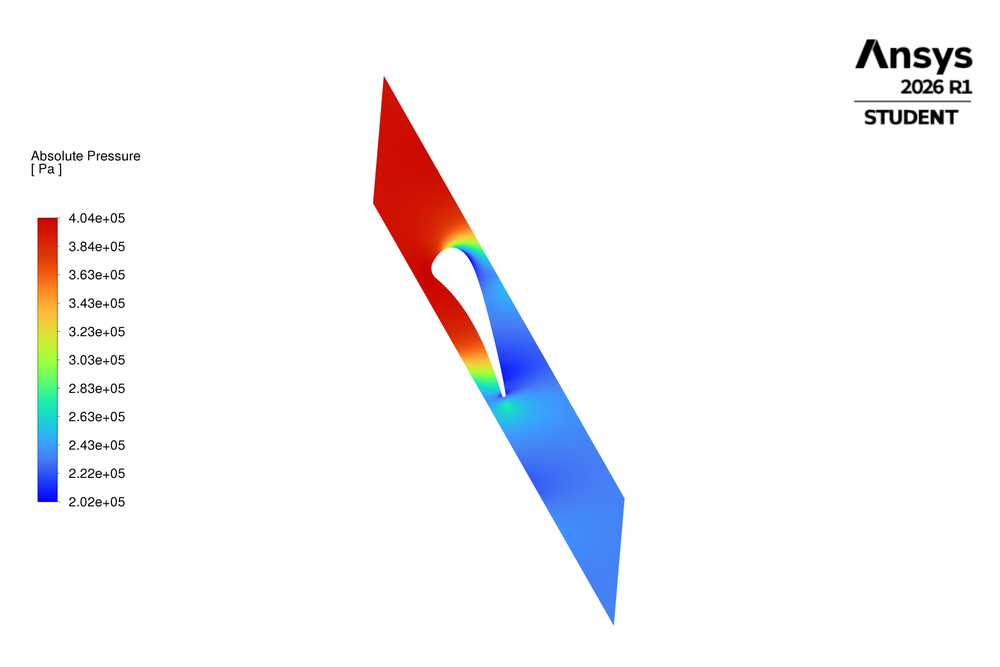
#> input picture data/fluent_exports/figure_sources/run145_sst_absolute_pressure_contour_fluent_raw.png, 1000 x 667 px, shrunk from 2048 x 1365 before the run
$ python crop_flow_field_figures.py
#> lines starting #> are read from the running program, lines starting #| are printed output that depends on the picture
#> in render_flow, image is the input picture: shape (667, 1000, 4) float32; mean R, G, B, A 0.963, 0.958, 0.968, 1
"""Create compact presentation figures from direct Fluent contour exports."""
from pathlib import Path

import matplotlib.image as mpimg
import matplotlib.pyplot as plt

ROOT = Path(__file__).resolve().parents[2]
SOURCE_DIR = ROOT / "data/fluent_exports/figure_sources"
FLOW_OUTPUT_DIR = ROOT / "results/figures/flow_fields"
SOLID_OUTPUT_DIR = ROOT / "results/figures/solid_temperature"

FLOW_CASES = {
    "absolute_pressure": (
        SOURCE_DIR / "run145_sst_absolute_pressure_contour_fluent_raw.png",
        FLOW_OUTPUT_DIR / "run145_sst_absolute_pressure_contour.png",
    ),
    "mach": (
        SOURCE_DIR / "run145_sst_mach_contour_fluent_raw.png",
        FLOW_OUTPUT_DIR / "run145_sst_mach_contour.png",
    ),
}
SOLID_SOURCE = SOURCE_DIR / "run145_sst_solid_temperature_contour_fluent_raw.png"
SOLID_OUTPUT = SOLID_OUTPUT_DIR / "run145_sst_solid_temperature_contour_fluent.png"


def crop_fraction(image, left: float, top: float, right: float, bottom: float):
#> called with left = 0.015, top = 0.16, right = 0.19, bottom = 0.82
    height, width = image.shape[:2]
#> height = 667; width = 1000
    return image[
        int(top * height) : int(bottom * height),
        int(left * width) : int(right * width),
    ]
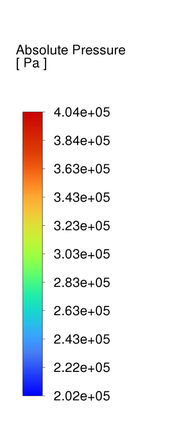
#> returned value: shape (440, 175, 4) float32; mean of channels 0, 1, 2, 3 0.936, 0.938, 0.929, 1; drawn as R, G, B


def label_boundaries(axis: plt.Axes) -> None:
    axis.text(0.04, 0.88, "inlet", transform=axis.transAxes, fontsize=8.5)
    axis.text(0.73, 0.07, "outlet", transform=axis.transAxes, fontsize=8.5)
    axis.annotate(
        "",
        xy=(0.58, 0.40),
        xytext=(0.25, 0.70),
        xycoords="axes fraction",
        arrowprops={"arrowstyle": "->", "linewidth": 1.0, "color": "0.15"},
    )


def render_flow(source: Path, output: Path) -> None:
    if not source.is_file():
        raise FileNotFoundError(source)
    image = mpimg.imread(source)
    legend = crop_fraction(image, 0.015, 0.16, 0.19, 0.82)
    field = crop_fraction(image, 0.35, 0.045, 0.66, 0.965)
#> call 2 of crop_fraction, with left = 0.35, top = 0.045, right = 0.66, bottom = 0.965
#> in crop_fraction (call 2), `return image[ int(top * height) : int(bottom * height), int(left * wid..`:
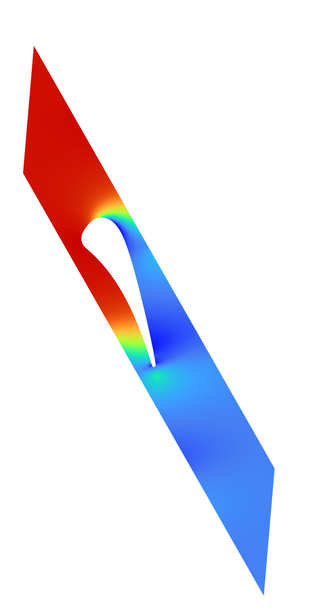
#> returned value: shape (613, 310, 4) float32; mean of channels 0, 1, 2, 3 0.909, 0.894, 0.931, 1; drawn as R, G, B

    figure, (legend_axis, field_axis) = plt.subplots(
        1,
        2,
        figsize=(5.5, 5.4),
        gridspec_kw={"width_ratios": (0.78, 1.55)},
        layout="constrained",
    )
    legend_axis.imshow(legend)
    legend_axis.axis("off")
    field_axis.imshow(field)
    field_axis.axis("off")
    label_boundaries(field_axis)

    output.parent.mkdir(parents=True, exist_ok=True)
    figure.savefig(output, dpi=220)
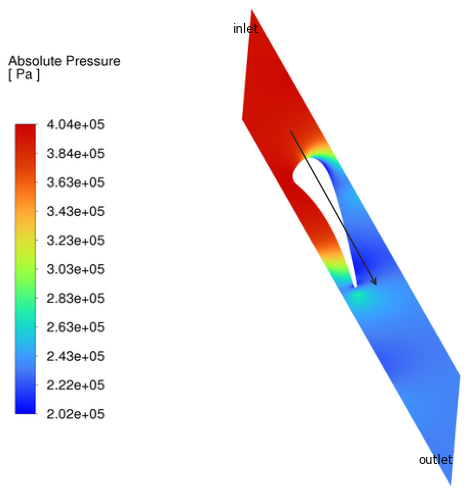
#> figure drawn by matplotlib, 2 panels
    plt.close(figure)


def render_solid(source: Path, output: Path) -> None:
    if not source.is_file():
        raise FileNotFoundError(source)
    image = mpimg.imread(source)
    legend = crop_fraction(image, 0.015, 0.16, 0.19, 0.82)
    field = crop_fraction(image, 0.35, 0.045, 0.66, 0.96)

    figure, (legend_axis, field_axis) = plt.subplots(
        1,
        2,
        figsize=(5.2, 5.6),
        gridspec_kw={"width_ratios": (0.78, 1.42)},
        layout="constrained",
    )
    legend_axis.imshow(legend)
    legend_axis.axis("off")
    field_axis.imshow(field)
    field_axis.axis("off")

    output.parent.mkdir(parents=True, exist_ok=True)
    figure.savefig(output, dpi=220)
    plt.close(figure)


def main() -> None:
    for source, output in FLOW_CASES.values():
        render_flow(source, output)
        print(f"Wrote {output}")
#> pass 2 of the loop in main, `for source, output in FLOW_CASES.values():`:
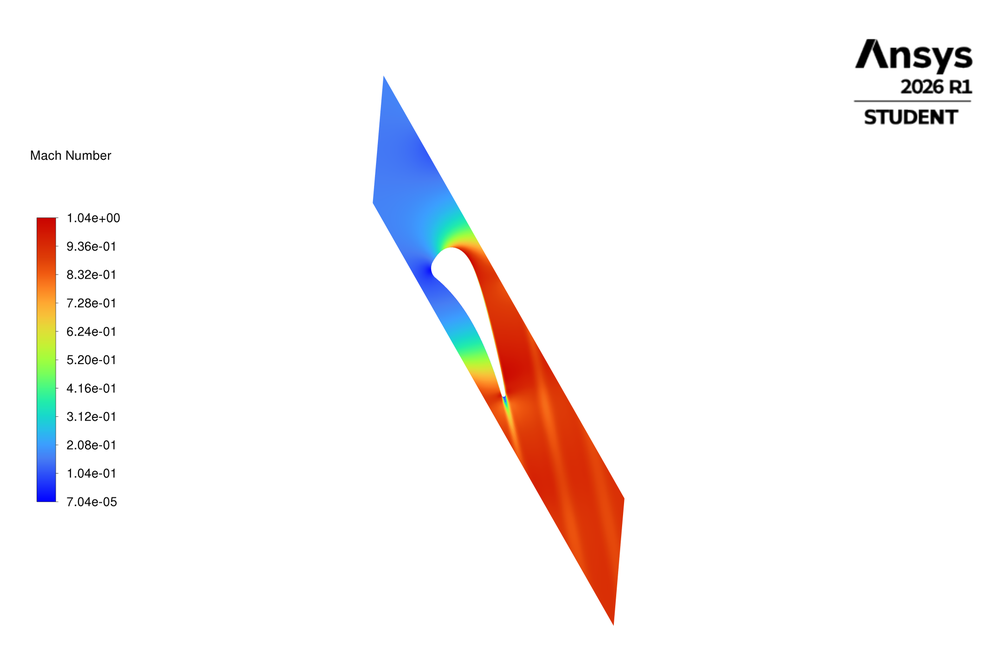
#> input picture data/fluent_exports/figure_sources/run145_sst_mach_contour_fluent_raw.png, 1000 x 667 px, shrunk from 2048 x 1365 before the run
#> in render_flow, image is the input picture: shape (667, 1000, 4) float32; mean R, G, B, A 0.972, 0.959, 0.958, 1
#> in crop_fraction (call 4), `return image[ int(top * height) : int(bottom * height), int(left * wid..`:
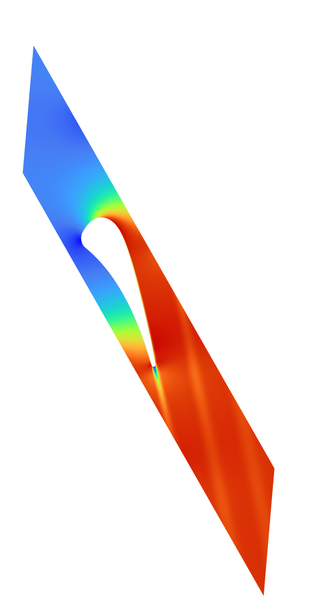
#> returned value: shape (613, 310, 4) float32; mean of channels 0, 1, 2, 3 0.938, 0.893, 0.892, 1; drawn as R, G, B
#> in render_flow (call 2), `figure.savefig(output, dpi=220)`:
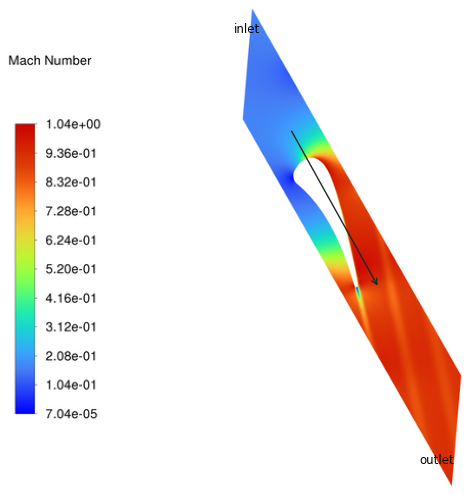
#> figure drawn by matplotlib, 2 panels
    render_solid(SOLID_SOURCE, SOLID_OUTPUT)
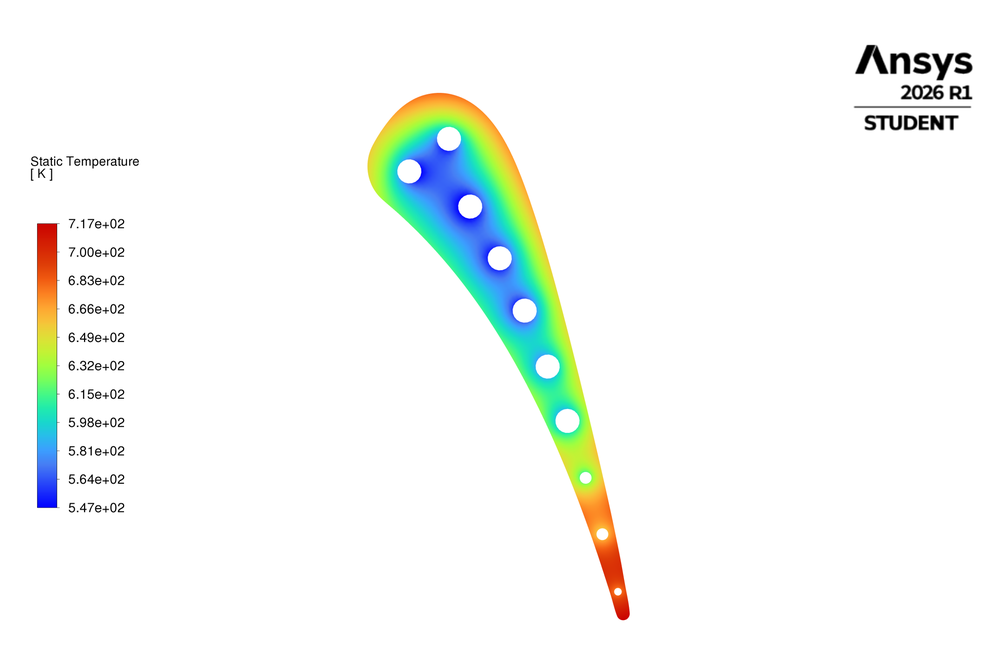
#> input picture data/fluent_exports/figure_sources/run145_sst_solid_temperature_contour_fluent_raw.png, 1000 x 667 px, shrunk from 2048 x 1365 before the run
#> in render_solid, image is the input picture: shape (667, 1000, 4) float32; mean R, G, B, A 0.96, 0.976, 0.965, 1
#> in crop_fraction (call 5), `return image[ int(top * height) : int(bottom * height), int(left * wid..`:
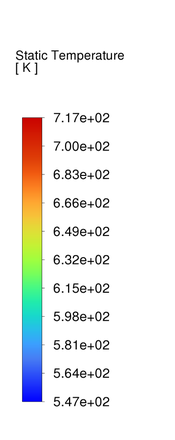
#> returned value: shape (440, 175, 4) float32; mean of channels 0, 1, 2, 3 0.937, 0.939, 0.93, 1; drawn as R, G, B
#> in crop_fraction (call 6), `return image[ int(top * height) : int(bottom * height), int(left * wid..`:
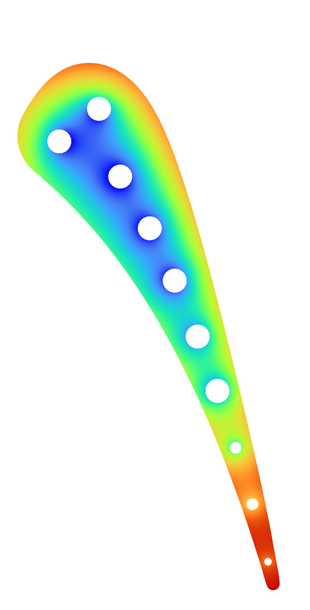
#> returned value: shape (610, 310, 4) float32; mean of channels 0, 1, 2, 3 0.901, 0.956, 0.92, 1; drawn as R, G, B
    print(f"Wrote {SOLID_OUTPUT}")


if __name__ == "__main__":
    main()
